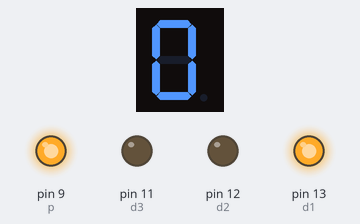
The sketch below on a simulated Arduino Uno, built with avr-gcc and run on an emulated ATmega328P. Parts: 1-digit seven-segment display, output pins drawn as LEDs (lit = HIGH). Wiring (inferred from the names in the program): 1-digit 7-segment display, segments lit when HIGH: segments pin 2, pin 3, pin 4, pin 5, pin 6, pin 7, pin 8. The segment pins are drawn as the display they are named for; pins used as bus, display or sensor lines are not drawn.

Above: at 0.1 s.
At 1.1 s:
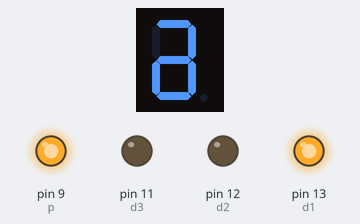
At 3.1 s:
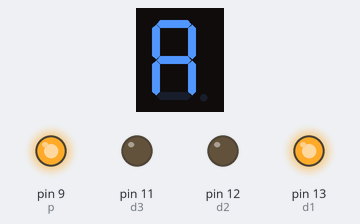
At 6.1 s:
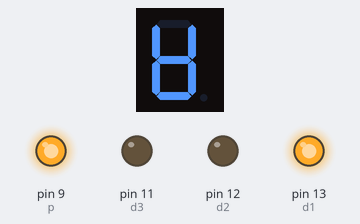
Timing chart, 0 to 40.0 s (numbered marks = the images above):
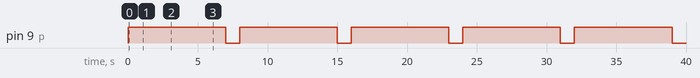

The sketch:

Part1A4.ino
```cpp
int a = 2; //a
int b = 3; //b
int c = 4; //c
int d = 5; //d
int e = 6; //e
int f = 7; //f
int g = 8; //g
int p = 9; //demimal

int d4 = 10; //Segments 1 - 4
int d3 = 11;
int d2 = 12;
int d1 = 13;

void setup()
{
  //set all the pins of the LED display as output
  pinMode(d1, OUTPUT);
  pinMode(d2, OUTPUT);
  pinMode(d3, OUTPUT);
  pinMode(d4, OUTPUT);
  pinMode(a, OUTPUT);
  pinMode(b, OUTPUT);
  pinMode(c, OUTPUT);
  pinMode(d, OUTPUT);
  pinMode(e, OUTPUT);
  pinMode(f, OUTPUT);
  pinMode(g, OUTPUT);
  pinMode(p, OUTPUT);

  digitalWrite(d1, HIGH);
  digitalWrite(d2, LOW);
  digitalWrite(d3, LOW);
  digitalWrite(d4, LOW);
}

void loop()
{
  digitalWrite(p, HIGH);
  digitalWrite(a, HIGH);
  digitalWrite(b, HIGH);
  digitalWrite(c, HIGH);
  digitalWrite(d, HIGH);
  digitalWrite(e, HIGH);
  digitalWrite(f, HIGH);
  digitalWrite(g, LOW);
  delay(1000);

    digitalWrite(a, HIGH);
  digitalWrite(b, HIGH);
  digitalWrite(c, HIGH);
  digitalWrite(d, HIGH);
  digitalWrite(e, HIGH);
  digitalWrite(f, LOW);
  digitalWrite(g, HIGH);
  delay(1000);


  digitalWrite(a, HIGH);
  digitalWrite(b, HIGH);
  digitalWrite(c, HIGH);
  digitalWrite(d, HIGH);
  digitalWrite(e, LOW);
  digitalWrite(f, HIGH);
  digitalWrite(g, HIGH);
  delay(1000);

  digitalWrite(a, HIGH);
  digitalWrite(b, HIGH);
  digitalWrite(c, HIGH);
  digitalWrite(d, LOW);
  digitalWrite(e, HIGH);
  digitalWrite(f, HIGH);
  digitalWrite(g, HIGH);
  delay(1000);

  digitalWrite(a, HIGH);
  digitalWrite(b, HIGH);
  digitalWrite(c, LOW);
  digitalWrite(d, HIGH);
  digitalWrite(e, HIGH);
  digitalWrite(f, HIGH);
  digitalWrite(g, HIGH);
  delay(1000);

  digitalWrite(a, HIGH);
  digitalWrite(b, LOW);
  digitalWrite(c, HIGH);
  digitalWrite(d, HIGH);
  digitalWrite(e, HIGH);
  digitalWrite(f, HIGH);
  digitalWrite(g, HIGH);
  delay(1000);

  digitalWrite(a, LOW);
  digitalWrite(b, HIGH);
  digitalWrite(c, HIGH);
  digitalWrite(d, HIGH);
  digitalWrite(e, HIGH);
  digitalWrite(f, HIGH);
  digitalWrite(g, HIGH);
  delay(1000);

   digitalWrite(p, LOW);
   digitalWrite(a, HIGH);
   delay(1000);
}
```

Measured:
- by itself, pin 9 (p): alternates HIGH for 7.0 s and LOW for 1.0 s
- by itself, everything shown: repeats every 8.0 s, in 8 steps
- what the display in image 1 shows lasts 1.0 s, from 1.0 s to 2.0 s
